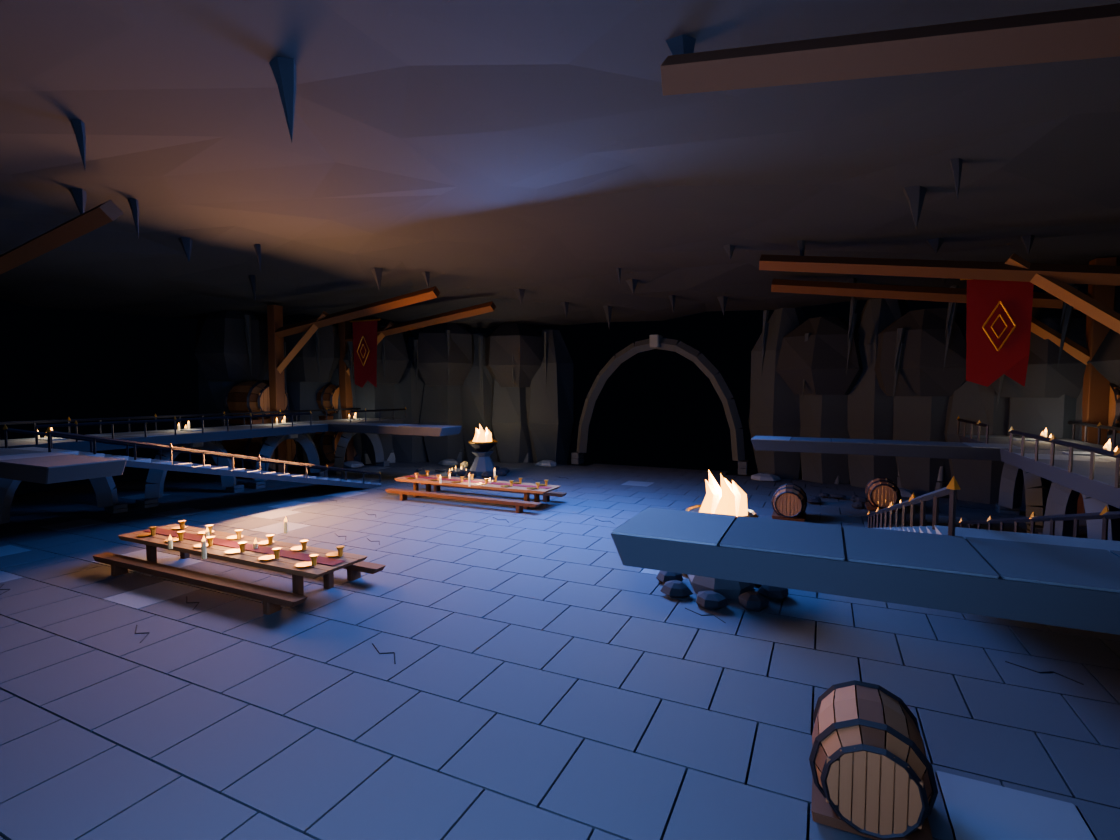
#> input picture docs/art/old-cellars/blender/rooms/cellar-room-01-hero.png, 1120 x 840 px; its folder holds only this picture in this run
$ python contact-sheets.py
#> lines starting #> are read from the running program, lines starting #| are printed output that depends on the picture
"""Contact sheets for review only; original exported-GLB renders remain unchanged."""
from pathlib import Path
from PIL import Image,ImageDraw,ImageFont
here=Path(__file__).resolve().parent
titles=['Broken wine vault','Sunken reliquary','Bellkeeper’s tomb','Funeral furnace','Lich’s archive','Hanging sarcophagi','Grave of the first king','Buried cathedral']
font=ImageFont.truetype('/System/Library/Fonts/Supplemental/Arial.ttf',20)
for start in (1,5):
    sheet=Image.new('RGB',(1680,1808),(17,22,29));draw=ImageDraw.Draw(sheet)
#> after `sheet = Image.new('RGB', (1680, 1808), (17, 22, 29))`:
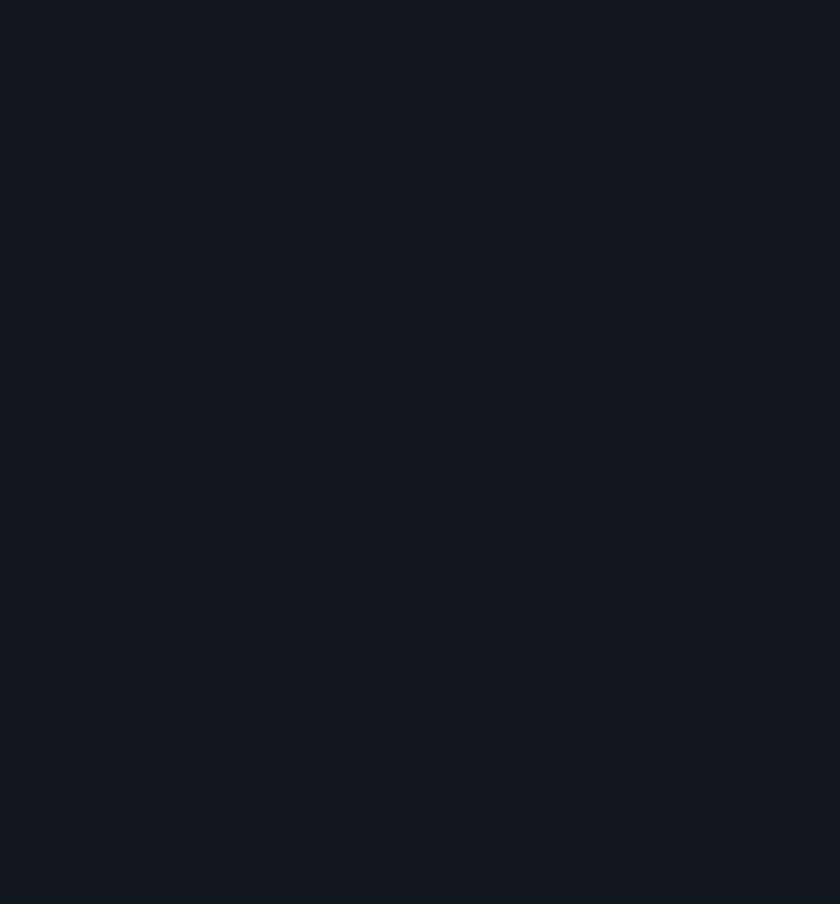
#> sheet: PIL image 1680x1808 RGB (shown at 1/2 size); mean R, G, B 17, 22, 29
    for row,level in enumerate(range(start,start+4)):
        for col,view in enumerate(('hero','reverse','overhead')):
            p=here/f'cellar-room-{level:02d}-{view}.png'
            im=Image.open(p).convert('RGB');im.thumbnail((560,420),Image.Resampling.LANCZOS)
            x=col*560;y=row*452
            draw.text((x+12,y+6),f'{level}. {titles[level-1]} / {view}',fill=(219,225,234),font=font)
            sheet.paste(im,(x,y+32))
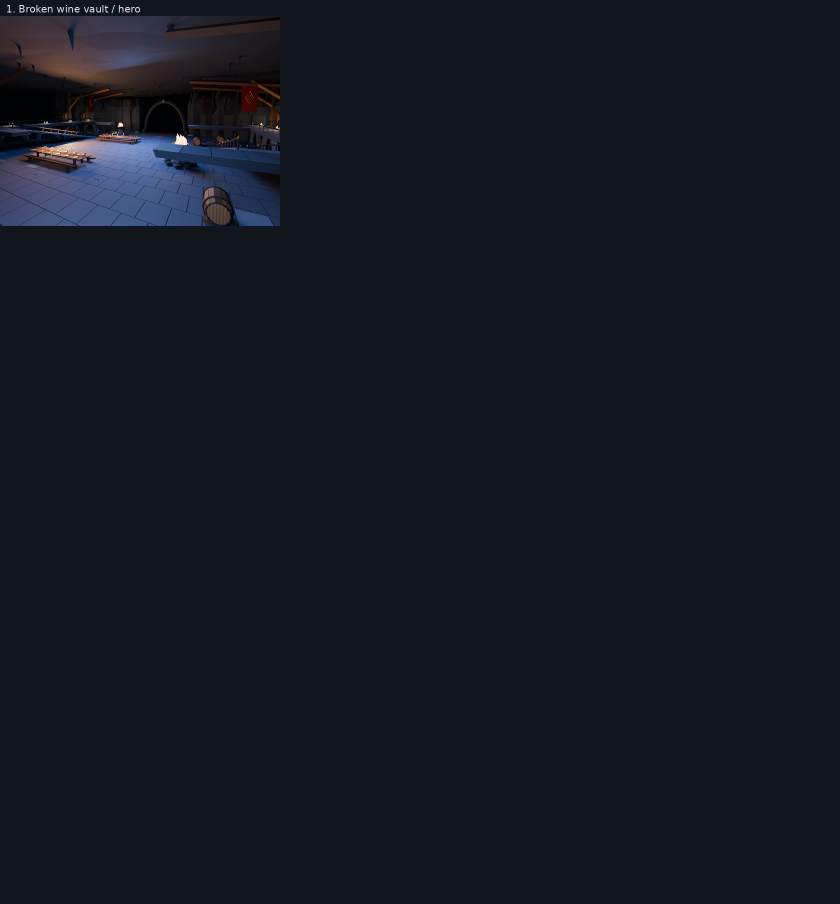
#> sheet: PIL image 1680x1808 RGB (shown at 1/2 size); mean R, G, B 19.5, 24.2, 31.9
#> (the run stopped early here; a loop or call above may not have finished)
